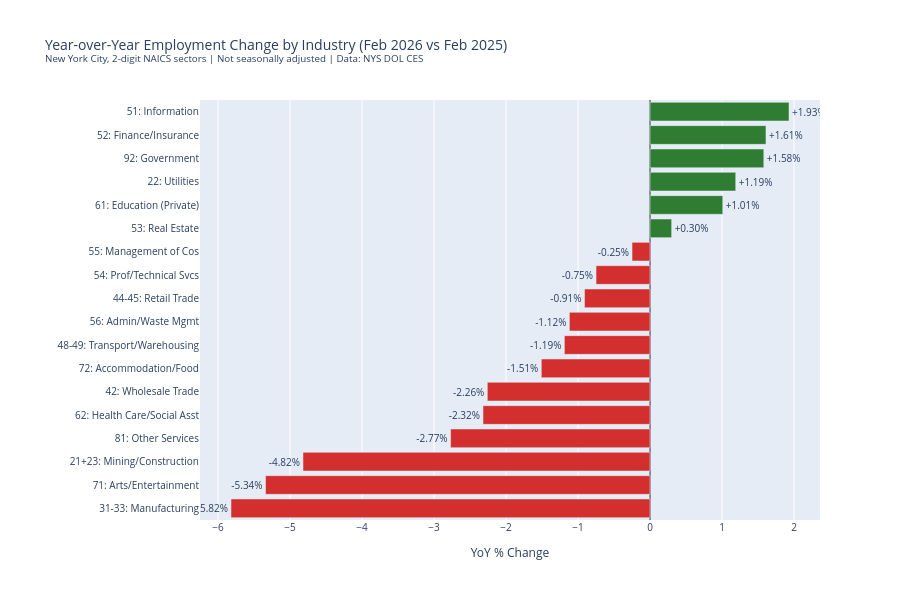

Source (notebook cell):
### Markdown cell above
---
## Step 2.10: Chart 1 — YoY % Change by Industry

### Code cell
short = {'Mining, Logging and Construction':'Mining/Construction','Manufacturing':'Manufacturing','Wholesale Trade':'Wholesale Trade','Retail Trade':'Retail Trade','Transportation and Warehousing':'Transport/Warehousing','Utilities':'Utilities','Information':'Information','Finance and Insurance':'Finance/Insurance','Real Estate and Rental and Leasing':'Real Estate','Professional, Scientific, and Technical Services':'Prof/Technical Svcs','Management of Companies and Enterprises':'Management of Cos','Administrative and Support and Waste Management and Remediation Services':'Admin/Waste Mgmt','Private Educational Services':'Education (Private)','Health Care and Social Assistance':'Health Care/Social Asst','Arts, Entertainment, and Recreation':'Arts/Entertainment','Accommodation and Food Services':'Accommodation/Food','Other Services':'Other Services','Government':'Government'}

df_chart = df.sort_values('YoY %', ascending=True)
colors = ['#d32f2f' if x < 0 else '#2e7d32' for x in df_chart['YoY %']]

fig = go.Figure()
fig.add_trace(go.Bar(
    y=[f"{row['NAICS']}: {short[row['Industry']]}" for _, row in df_chart.iterrows()],
    x=df_chart['YoY %'],
    orientation='h',
    marker_color=colors,
    text=[f"{x:+.2f}%" for x in df_chart['YoY %']],
    textposition='outside',
    textfont_size=10,
))

fig.update_layout(
    title='Year-over-Year Employment Change by Industry (Feb 2026 vs Feb 2025)<br><sup>New York City, 2-digit NAICS sectors | Not seasonally adjusted | Data: NYS DOL CES</sup>',
    xaxis_title='YoY % Change', yaxis_title='',
    height=600, showlegend=False,
    xaxis=dict(zeroline=True, zerolinecolor='#333', zerolinewidth=1),
    margin=dict(l=200), font=dict(size=10),
)
fig.show()

### Figure 1 — Plotly figure (JSON) as saved in the notebook; plotly's stock layout.template omitted (floating-point values rounded to 4 significant figures)
{"data": [{"marker": {"color": ["#d32f2f", "#d32f2f", "#d32f2f", "#d32f2f", "#d32f2f", "#d32f2f", "#d32f2f", "#d32f2f", "#d32f2f", "#d32f2f", "#d32f2f", "#d32f2f", "#2e7d32", "#2e7d32", "#2e7d32", "#2e7d32", "#2e7d32", "#2e7d32"]}, "orientation": "h", "text": ["-5.82%", "-5.34%", "-4.82%", "-2.77%", "-2.32%", "-2.26%", "-1.51%", "-1.19%", "-1.12%", "-0.91%", "-0.75%", "-0.25%", "+0.30%", "+1.01%", "+1.19%", "+1.58%", "+1.61%", "+1.93%"], "textfont": {"size": 10}, "textposition": "outside", "type": "bar", "x": [-5.82, -5.34, -4.82, -2.77, -2.32, -2.26, -1.51, -1.19, -1.12, -0.91, -0.75, -0.25, 0.3, 1.01, 1.19, 1.58, 1.61, 1.93], "y": ["31-33: Manufacturing", "71: Arts/Entertainment", "21+23: Mining/Construction", "81: Other Services", "62: Health Care/Social Asst", "42: Wholesale Trade", "72: Accommodation/Food", "48-49: Transport/Warehousing", "56: Admin/Waste Mgmt", "44-45: Retail Trade", "54: Prof/Technical Svcs", "55: Management of Cos", "53: Real Estate", "61: Education (Private)", "22: Utilities", "92: Government", "52: Finance/Insurance", "51: Information"]}], "layout": {"font": {"size": 10}, "height": 600, "margin": {"l": 200}, "showlegend": false, "title": {"text": "Year-over-Year Employment Change by Industry (Feb 2026 vs Feb 2025)<br><sup>New York City, 2-digit NAICS sectors | Not seasonally adjusted | Data: NYS DOL CES</sup>"}, "xaxis": {"title": {"text": "YoY % Change"}, "zeroline": true, "zerolinecolor": "#333", "zerolinewidth": 1}, "yaxis": {"title": {"text": ""}}}}
